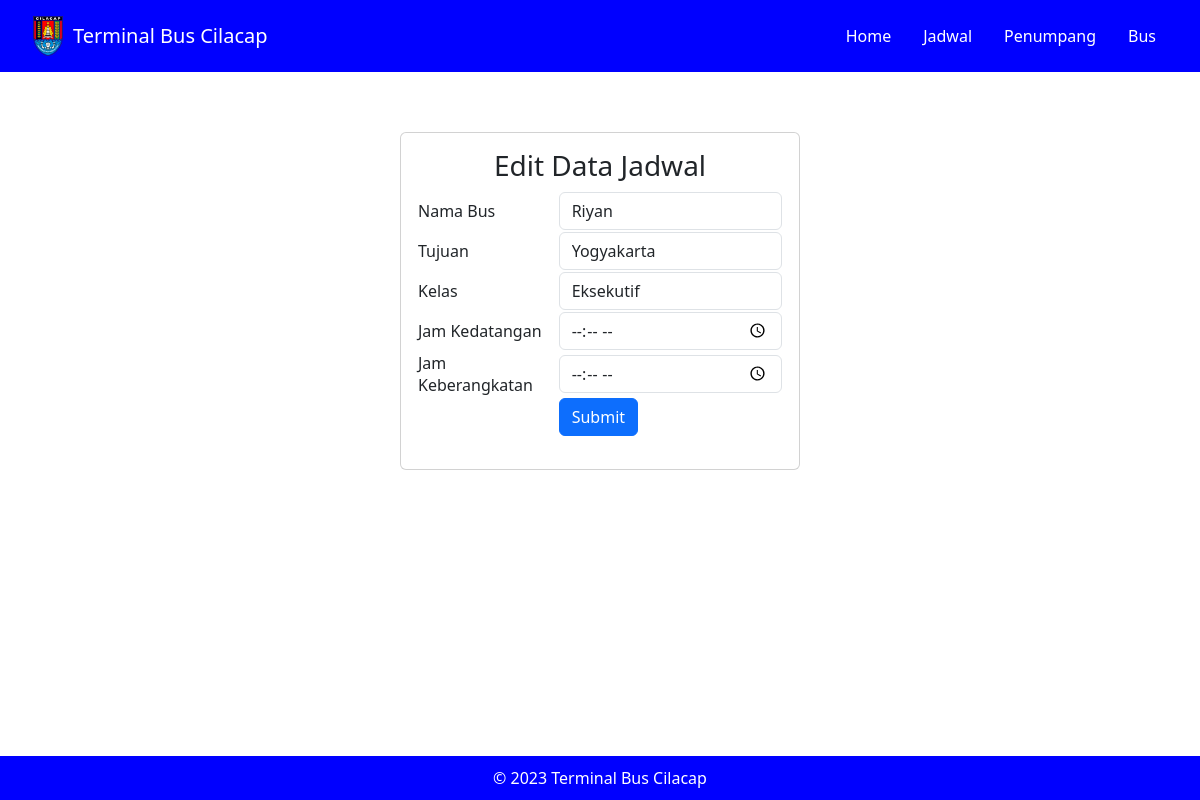
/views/jadwal/edit.php?id_jadwal=11, run on the app's committed database.
### tables this page shows
CREATE TABLE `jadwal` (
  `id_jadwal` int NOT NULL,
  `id_bus` int NOT NULL,
  `tujuan` varchar(255) NOT NULL,
  `kelas` varchar(255) NOT NULL,
  `jam_datang` varchar(255) NOT NULL,
  `jam_berangkat` varchar(255) NOT NULL
);

CREATE TABLE `bus` (
  `id_bus` int NOT NULL,
  `nama_bus` varchar(20) NOT NULL,
  `nomor_telpon` varchar(20) NOT NULL
);

### controllers/JadwalController.php (called while the page is built, shortened)
<?php
include_once '../../models/jadwal.php';
class JadwalController
{
    private $model;
    public function __construct($db)
    {
        $this->model = new Jadwal($db);
    }
    public function getAllJadwal()
    {
        return $this->model->getAllJadwal();
    }
    public function getJadwalById($id_jadwal)
    {
        return $this->model->getJadwalById($id_jadwal);
    }
}

### models/Jadwal.php (called while the page is built, shortened)
<?php
class Jadwal
{
    private $koneksi;
    public function __construct($db)
    {
        $this->koneksi = $db;
    }
    public function getAllJadwal()
    {
        $query = "SELECT * FROM jadwal";
        $result = mysqli_query($this->koneksi, $query);
        return $result;
    }
    public function getJadwalById($id_jadwal)
    {
        $query = "SELECT * FROM jadwal WHERE id_jadwal=$id_jadwal";
        $result = mysqli_query($this->koneksi, $query);
        return mysqli_fetch_assoc($result);
    }
}

### controllers/BusController.php (called while the page is built, shortened)
<?php
include_once '../../models/bus.php';
class BusController
{
    private $model;
    public function __construct($db)
    {
        $this->model = new Bus($db);
    }
    public function getAllBus()
    {
        return $this->model->getAllBus();
    }
    public function getBusById($id_bus)
    {
        return $this->model->getBusById($id_bus);
    }
}

### models/Bus.php (called while the page is built, shortened)
<?php
class Bus
{
    private $koneksi;
    public function __construct($db)
    {
        $this->koneksi = $db;
    }
    public function getAllBus()
    {
        $query = "SELECT * FROM bus";
        $result = mysqli_query($this->koneksi, $query);
        return $result;
    }
    public function getBusById($id_bus)
    {
        $query = "SELECT * FROM bus WHERE id_bus=$id_bus";
        $result = mysqli_query($this->koneksi, $query);
        return $result;
    }
}

### views/jadwal/edit.php (the view, shortened to what this page needs)
<?php
include_once '../../config.php';
include_once '../../controllers/JadwalController.php';
include_once '../../controllers/BusController.php';
require '../../header.php';
$database = new database;
$db = $database->getKoneksi();
$jadwalController = new jadwalController($db);
$jadwal = $jadwalController->getAllJadwal();
$busController = new busController($db);
$bus = mysqli_fetch_assoc($jadwal);
$pilihbus = $busController->getAllBus();
$id_bus = $bus['id_bus'];
$bis = $busController->getBusById($id_bus);
if (isset($_GET['id_jadwal'])) {
    $id_jadwal = $_GET['id_jadwal'];
    $jadwalController = new JadwalController($db);
    $jadwalData = $jadwalController->getJadwalById($id_jadwal);
}
?>
<body>
    <div class="card px-3 py-3" style="margin: 60px auto; padding: 20px; max-width:400px">
        <h3 class="text-center">Edit Data Jadwal</h3>
        <?php
        if ($jadwalData) {
        ?>
            <form method="post" action="">
                <?php
                if ($jadwalData) {
                ?>
                    <table>
                        <tr>
                            <td>Nama Bus</td>
                            <td>
                                <select name="nama_bus" id="id_bus" class="form-control">
                                    <?php foreach ($pilihbus as $x) { ?>
                                        <option value="<?php echo $x['id_bus']; ?>" <?php echo ($x['id_bus'] == $jadwalData['id_bus']) ? 'selected' : ''; ?>>
                                            <?php echo $x['nama_bus']; ?>
                                        </option>
                                    <?php } ?>
                                </select>
                            </td>
                        </tr>
                        <tr>
                            <td>Tujuan</td>
                            <td>
                                <input type="text" name="tujuan" value="<?php echo $jadwalData['tujuan'] ?>" class="form-control">
                            </td>
                        </tr>
                        <tr>
                            <td>Kelas</td>
                            <td>
                                <input type="text" name="kelas" value="<?php echo $jadwalData['kelas'] ?>" class="form-control">
                            </td>
                        </tr>
                        <tr>
                            <td>Jam Kedatangan</td>
                            <td>
                                <input type="time" name="jam_datang" value="<?php echo $jadwalData['jam_datang'] ?>" class="form-control">
                            </td>
                        </tr>
                        <tr>
                            <td>Jam Keberangkatan</td>
                            <td>
                                <input type="time" name="jam_berangkat" value="<?php echo $jadwalData['jam_berangkat'] ?>" class="form-control">
                            </td>
                        </tr>
                        <tr>
                            <td></td>
                            <td>
                                <button type="submit" class="btn btn-primary" name="submit">Submit</button>
                            </td>
                        </tr>
                    <?php
                }
                    ?>
                    </table>
            </form>
        <?php
        }
        ?>
    </div>
    <div class="fixed-bottom" style="background-color: blue; color: white; text-align: center; padding: 10px;">
        &copy; 2023 Terminal Bus Cilacap
    </div>
</body>

### data on the page
jadwal: nama_bus "Riyan", tujuan "Yogyakarta", kelas "Eksekutif"
